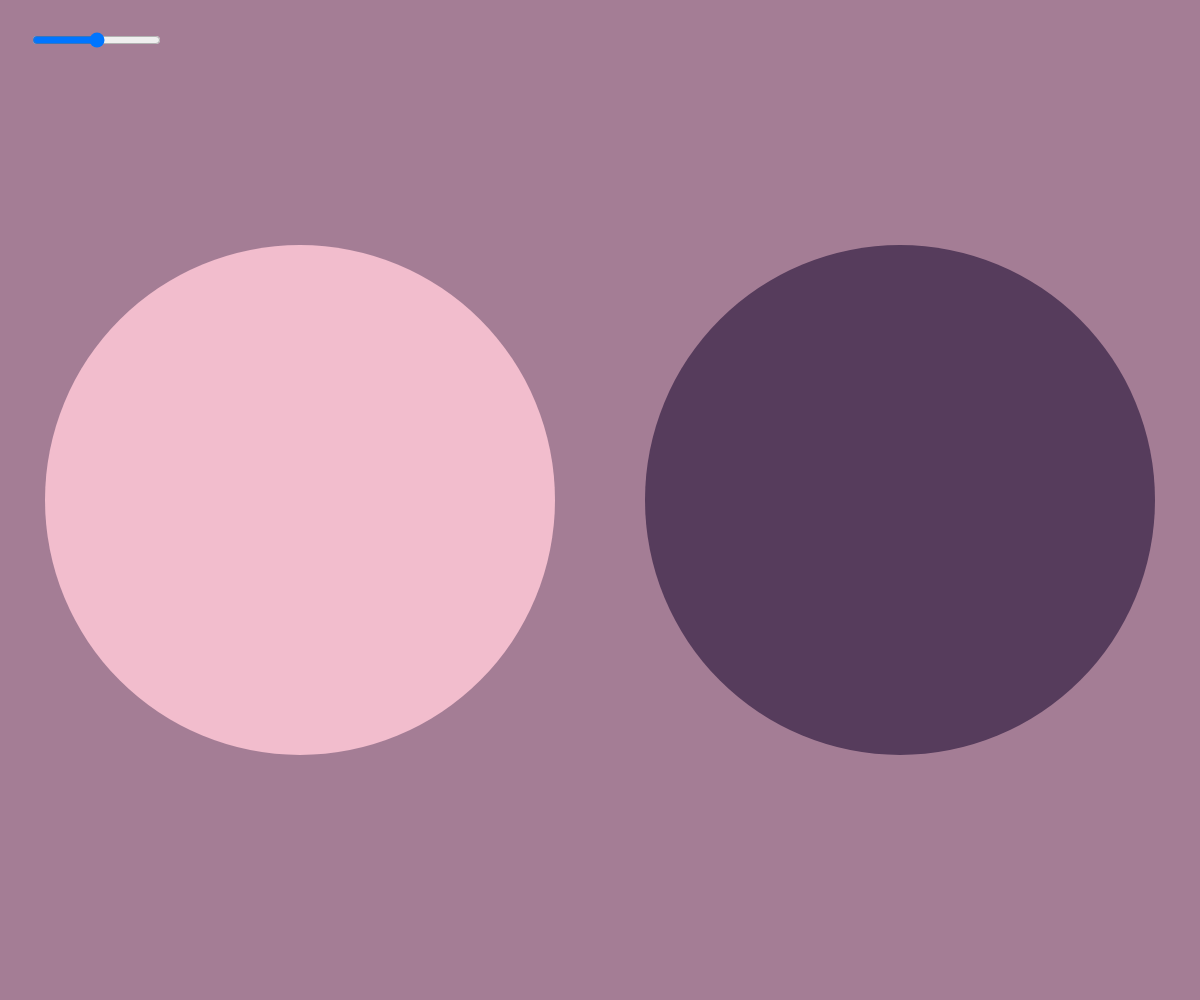
Frame 1 (no input)
Frame 60 (no input): identical to frame 1, image omitted
Frame 120 (the mouse pressed at the canvas centre since frame 60): identical to frame 1, image omitted

The p5.js sketch that drew this single still picture (run headless with seeded random() and noise() and a simulated clock; from frame 60 on, the mouse is pressed at the canvas centre):

// p5.js sketch
// ── sketch.js
/*let valueSlider;

function setup() {
  createCanvas(windowWidth, windowHeight);
  valueSlider = createSlider(0, 100, 50); // mittlere Position
  valueSlider.position(30, 30);
  noStroke();
}

function draw() {
  let val = valueSlider.value();
  
  // Farben
  let dark = color(86, 60, 92);
  let light = color(242, 189, 205);
  
  // Hintergrundhälften
  noStroke();
  fill(dark);
  rect(0, 0, width / 2, height);
  fill(light);
  rect(width / 2, 0, width / 2, height);
  
  // Sliderwert in Kreisgrößen umwandeln
  let leftSize = map(val, 0, 100, width * 0.8, width * 0.05);
  let rightSize = map(val, 0, 100, width * 0.05, width * 0.8);
  
  // Kreise zeichnen
  fill(light);
  ellipse(width / 4, height / 2, leftSize, leftSize);   // linker Kreis
  fill(dark);
  ellipse(3 * width / 4, height / 2, rightSize, rightSize); // rechter Kreis
}*/




let valueSlider;

function setup() {
  createCanvas(windowWidth, windowHeight);
  valueSlider = createSlider(0, 100, 50);
  valueSlider.position(30, 30);
  noStroke();
}

function draw() {
  let val = valueSlider.value();
  
  // Farben
  let dark = color(86, 60, 92);
  let light = color(242, 189, 205);
  
  // Dynamische Hintergrundfüllung basierend auf Slider
  let leftWeight = map(val, 0, 100, 1, 0);  // 0 → linker Kreis voll, 100 → rechter Kreis voll
  let rightWeight = map(val, 0, 100, 0, 1);
  
  // Hintergrund zeichnen
  fill(lerpColor(light, dark, leftWeight));
  rect(0, 0, width, height);
  
  // Kreise zeichnen
  let leftSize = map(val, 0, 100, width * 0.8, width * 0.05);
  let rightSize = map(val, 0, 100, width * 0.05, width * 0.8);
  
  fill(light);
  ellipse(width / 4, height / 2, leftSize, leftSize);  
  fill(dark);
  ellipse(3 * width / 4, height / 2, rightSize, rightSize);
}
